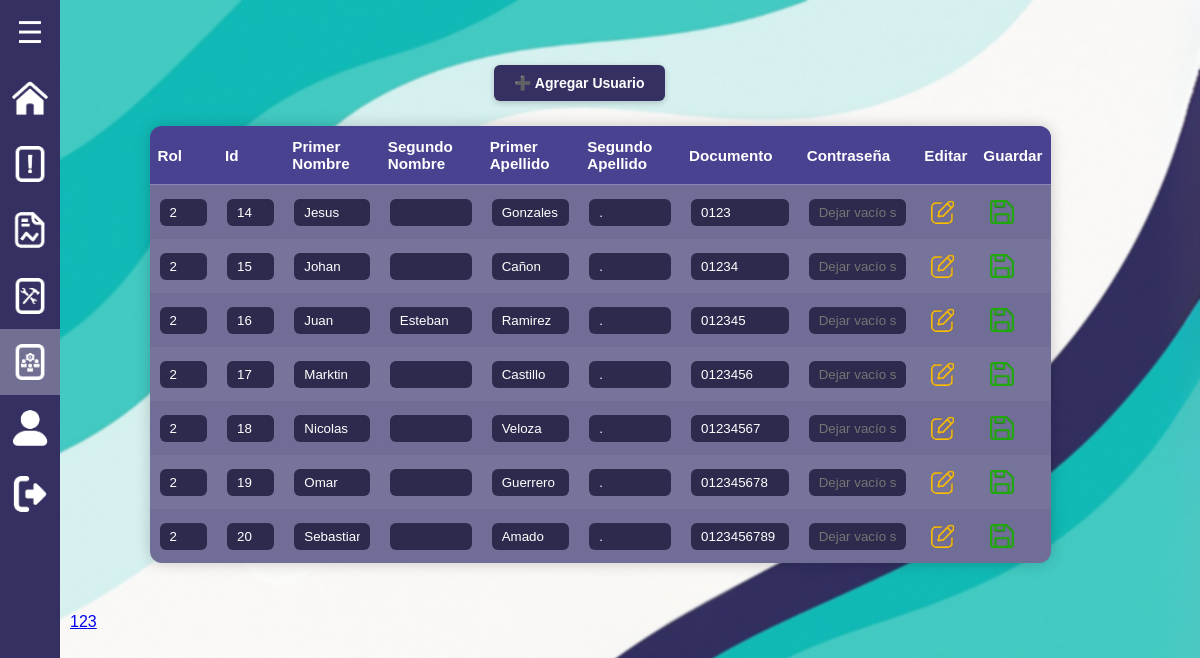
The page /roles/administrador_reportes/gestionar_usuarios.php?pagina=2 on the database its author committed.
### tables this page shows
CREATE TABLE `usuarios` (
  `id` int(11) NOT NULL,
  `primer_nombre` varchar(255) NOT NULL,
  `segundo_nombre` varchar(255) DEFAULT NULL,
  `primer_apellido` varchar(255) NOT NULL,
  `segundo_apellido` varchar(255) NOT NULL,
  `numero_documento` varchar(255) NOT NULL,
  `contrasenia` varchar(255) NOT NULL,
  `rol` int(11) NOT NULL
);

### roles/administrador_reportes/gestionar_usuarios.php (the view, shortened to what this page needs)
<?php
include '../../php/conexion_be.php';
$buscar = isset($_GET['buscar']) ? $_GET['buscar'] : '';
$usuariosPorPagina = 7;
$paginaActual = isset($_GET['pagina']) ? (int)$_GET['pagina'] : 1;
$inicio = ($paginaActual - 1) * $usuariosPorPagina;
$countSql = "SELECT COUNT(*) as total FROM usuarios";
$countResult = mysqli_query($conexion, $countSql);
$totalUsuarios = mysqli_fetch_assoc($countResult)['total'];
$totalPaginas = ceil($totalUsuarios / $usuariosPorPagina);
$sql = "SELECT * FROM usuarios";
$sql .= " LIMIT $inicio, $usuariosPorPagina";
$result = mysqli_query($conexion, $sql);
?>
<!DOCTYPE html>
<html lang="es">
    <head>
        <link rel="stylesheet" href="../../css/usuarios_admin.css">
        <link rel="stylesheet" href="../../css/estilos2.css">
    </head>
<body>
<?php include '../../menu_lateral/menu2.php'; ?>
<div class="contenedor-usuarios">
  <div class="encabezado-usuarios">
    <button id="abrir-modal" class="agregar-usuario">➕ Agregar Usuario</button>
  </div>
  <table>
    <thead>
      <tr>
        <th>Rol</th>
        <th>Id</th>
        <th>Primer Nombre</th>
        <th>Segundo Nombre</th>
        <th>Primer Apellido</th>
        <th>Segundo Apellido</th>
        <th>Documento</th>
        <th>Contraseña</th>
        <th>Editar</th>
        <th>Guardar</th>
      </tr>
    </thead>
    <tbody>
      <?php while ($mostrar = mysqli_fetch_array($result)) { ?>
      <tr id="fila-<?php echo $mostrar['id']; ?>">
        <form method="POST" action="">
          <td><input type="text" name="rol" value="<?php echo $mostrar['rol']; ?>" disabled></td>
          <td><input type="text" name="id" value="<?php echo $mostrar['id']; ?>" readonly disabled></td>
          <td><input type="text" name="primer_nombre" value="<?php echo $mostrar['primer_nombre']; ?>" disabled></td>
          <td><input type="text" name="segundo_nombre" value="<?php echo $mostrar['segundo_nombre']; ?>" disabled></td>
          <td><input type="text" name="primer_apellido" value="<?php echo $mostrar['primer_apellido']; ?>" disabled></td>
          <td><input type="text" name="segundo_apellido" value="<?php echo $mostrar['segundo_apellido']; ?>" disabled></td>
          <td><input type="text" name="numero_documento" value="<?php echo $mostrar['numero_documento']; ?>" disabled></td>
          <td><input type="password" name="contrasenia" placeholder="Dejar vacío si no se cambia" disabled></td>
          <td><button type="button" onclick="habilitarEdicion(<?php echo $mostrar['id']; ?>)"><img src="images/1.png" alt="Editar"></button></td>
          <td><button type="submit" name="btnGuardar" value="<?php echo $mostrar['id']; ?>" disabled><img src="images/3.png" alt="Guardar"></button></td>
        </form>
      </tr>
      <?php } ?>
    </tbody>
  </table>
  <div class="paginacion">
    <?php
    $maxEnlaces = 10;
    $bloque = ceil($paginaActual / $maxEnlaces);
    $inicioBloque = ($bloque - 1) * $maxEnlaces + 1;
    $finBloque = min($inicioBloque + $maxEnlaces - 1, $totalPaginas);
    for ($i = $inicioBloque; $i <= $finBloque; $i++) {
        $clase = ($i == $paginaActual) ? 'pagina-actual' : '';
        echo '<a href="?pagina=' . $i . ($buscar ? '&buscar=' . urlencode($buscar) : '') . '" class="' . $clase . '">' . $i . '</a>';
    }
    ?>
  </div>
</div>
</body>
</html>

### css/usuarios_admin.css (style rules this page uses)
body { background: url('../images/fondo_PC.png') no-repeat center center fixed; font-family: 'Segoe UI', Tahoma, Geneva, Verdana, sans-serif; background-size: cover; backdrop-filter: blur(1px); }
.contenedor-usuarios { max-width: 1100px; margin: 40px auto; padding: 20px; }
.encabezado-usuarios { padding: 5px 40%; gap: 10px; }
.agregar-usuario { padding: 10px 20px; background-color: #343062; color: white; border: none; border-radius: 6px; cursor: pointer; font-size: 14px; font-weight: 600; box-shadow: 0 2px 6px rgba(0,0,0,0.2); margin-bottom: 20px; }
table { width: 85%; margin: 0 auto 50px; border-collapse: collapse; background-color: #706d97; border-radius: 12px; overflow: hidden; box-shadow: 0 0 15px rgba(0, 0, 0, 0.2); }
thead { background-color: #494290; color: #fff; }
thead th { padding: 12px 8px; text-align: left; font-size: 0.95rem; border-bottom: 1px solid rgba(255, 255, 255, 0.2); }
tbody td { padding: 10px; vertical-align: middle; }
tbody tr:nth-child(even) { background-color: rgba(255, 255, 255, 0.05); }
table input[type="text"], table input[type="email"], table input[type="password"] { width: 100%; padding: 6px 10px; border: none; border-radius: 6px; background-color: #2d2a4d; color: #fff; }
table button { background: none; border: none; cursor: pointer; padding: 5px; transition: transform 0.2s ease; }
table img { width: 24px; vertical-align: middle; }

### css/estilos2.css (style rules this page uses)
* { margin: 0; padding: 0; box-sizing: border-box; font-family: Arial, sans-serif; }
body { display: flex; }

### rows shown on the page
usuarios: rol "2", id "14", primer_nombre "Jesus", primer_apellido "Gonzales", segundo_apellido ".", numero_documento "0123"
usuarios: rol "2", id "15", primer_nombre "Johan", primer_apellido "Cañon", segundo_apellido ".", numero_documento "01234"
usuarios: rol "2", id "16", primer_nombre "Juan", segundo_nombre "Esteban", primer_apellido "Ramirez", segundo_apellido ".", numero_documento "012345"
usuarios: rol "2", id "17", primer_nombre "Marktin", primer_apellido "Castillo", segundo_apellido ".", numero_documento "0123456"
usuarios: rol "2", id "18", primer_nombre "Nicolas", primer_apellido "Veloza", segundo_apellido ".", numero_documento "01234567"
usuarios: rol "2", id "19", primer_nombre "Omar", primer_apellido "Guerrero", segundo_apellido ".", numero_documento "012345678"
usuarios: rol "2", id "20", primer_nombre "Sebastian", primer_apellido "Amado", segundo_apellido ".", numero_documento "0123456789"
